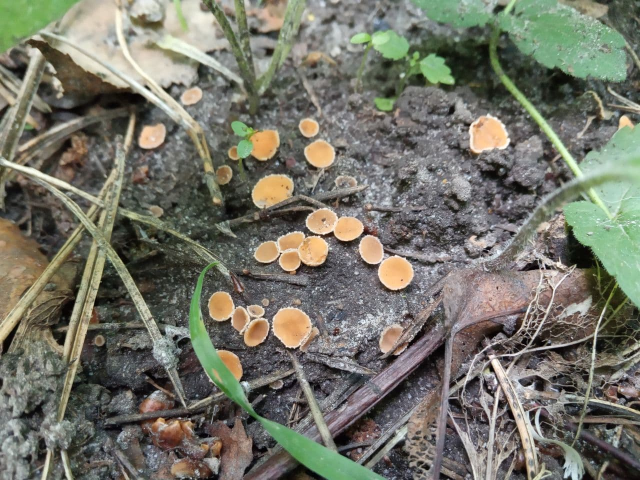
#> input picture Preprocessing/fungi3.jpg, 1280 x 960 px (shown at 1/2 size)
$ python nh_final.py
#> lines starting #> are read from the running program, lines starting #| are printed output that depends on the picture; after the words box and inside, x2 and y2 are one past the last pixel; in counts of white or black regions, pixels touching at a corner belong together; long printed decimals are rounded
# -*- coding: utf-8 -*-
"""NH_final.ipynb

Automatically generated by Colaboratory.

"""

import numpy as np
import pandas as pd
import matplotlib.pyplot as pltfrom
from mpl_toolkits.mplot3d import Axes3D
from matplotlib import colors
#import skimage as skimage

from sklearn.cluster import KMeans

import cv2 as cv2
import matplotlib.pyplot as plt
import pandas as pd
import plotly.express as px

import seaborn as sns

fungiO= cv2.imread('fungi3.jpg')##     Loads an image from a file
#> fungiO is the input picture: shape (960, 1280, 3); mean B, G, R 104.4, 116.4, 116.2
fungi=cv2.GaussianBlur(fungiO,(11,11), 0, 0, cv2.BORDER_DEFAULT) ## рассеяние по Гауссу, нули - стандартное отклонение. Делаем, чтоб границы стали менее дискретными
fig=px.imshow(cv2.cvtColor(fungi,cv2.COLOR_RGB2BGR)) ## конвертация цвета (конвертколор),
fig.show()

"""# Кластеризация Kmeans"""

from time import time
from sklearn.utils import shuffle

my_init = np.array([[30.,40.,50],[60.,70.,20.],[98.,188.,153]]) #затравка для кластеризации, не используется.

fun_flt = np.array(cv2.cvtColor(fungi,cv2.COLOR_RGB2HLS), dtype=np.float64) / 255 #тип элементов массива добавился, поэтому фунги_флоат
w, h, d = original_shape = tuple(fungi.shape) # создаем кортеж, а вот что такое d? density. Это rgb или hls компоненты w x h точек по три праметра в каждой
#> w = 960; h = 1280; d = 3; original_shape = (960, 1280, 3)
assert d == 3 #
image_array = np.reshape(fun_flt, (w * h, d)) # реорганизовываем его
print("Fitting model on a small sub-sample of the data")
t0 = time()
#image_array_sample = shuffle(image_array, random_state=0, n_samples=1_000)
#kmeans = KMeans(n_clusters=3, random_state=0).fit(image_array_sample)
#kmeans = KMeans(n_clusters=3, random_state=0).fit(image_array)
kmeans = KMeans(init=my_init,n_clusters=3,n_init=1,random_state=0).fit(image_array) #число инициализаций равно 1 чтоб результаты были нормальными, а не каждый раз разными
print(f"done in {time() - t0:0.3f}s.")

# Get labels for all points
print("Predicting color indices on the full image (k-means)")
t0 = time()
labels = kmeans.predict(image_array) # supposed to point out closest cluster for the unseen data. Из 3D делает 1мерный массив, заменяя 1-мерной точкой (0, 1, 2: номером кластера) его бывшие координаты (3-мерную цветовую точку)
print(f"done in {time() - t0:0.3f}s.")
print(kmeans.cluster_centers_*255,kmeans.inertia_)
#| [[ 88.490 166.094  59.482]
#|  [108.777  83.906  23.608]
#|  [ 37.436 112.310  11.674]] 47232.544
result = kmeans.labels_.reshape(fungi.shape[0],fungi.shape[1]) #reshape data into the original image dimensions
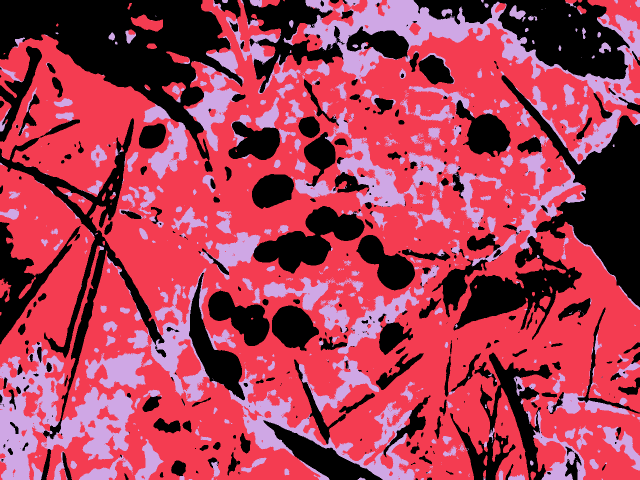
#> result: shape (960, 1280) int32 (shown at 1/2 size); 3 distinct labels, from 0 to 2; one colour per label, 0 black
im_list = list(kmeans.labels_) # обсудить отсюда https://scikit-learn.org/stable/modules/generated/sklearn.cluster.KMeans.html
#> im_list = 1228800 items
print(im_list.count(0),im_list.count(1),im_list.count(2),im_list.count(3))
#| 351325 653683 223792 0
fig=px.imshow(result)
fig.show()

new_mask=result==0 ### Для fungi3   ##_________!!!!!_______
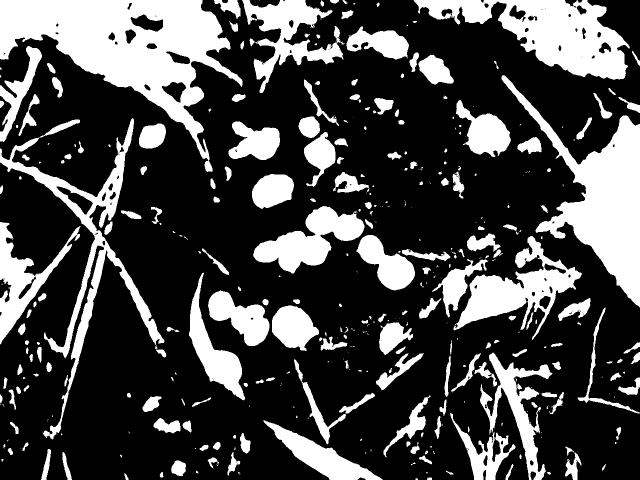
#> new_mask: shape (960, 1280) bool (shown at 1/2 size); 28.6% white; 412 white regions (192 under 20 px), largest, box (x1, y1, x2, y2) and area: (0, 0, 485, 344) 62802, (1003, 150, 1280, 615) 39335, (827, 0, 1260, 160) 31195
new_image=result.copy()
new_image=new_image.astype(np.uint8) # Converted the datatype to np.uint8 (int	0 to 255)
new_image[new_mask]=254 # if newmask == 0 newimage = 254 else meowimage = 1
fig = px.imshow(new_image)
fig.show()

#Mask_Edged=cv2.Canny(cv2.GaussianBlur(new_image, (11,11), 0, 0, cv2.BORDER_DEFAULT),10,200)
Mask_Edged=cv2.Canny(new_image,150,255) #edge detection algorithm
#> Mask_Edged: shape (960, 1280); 3.1% white in thin lines or dots
fig = px.imshow(Mask_Edged)
fig.show()

#Ячейка №5
#Image's Clour Footprints Formation (3 layers)
kernel =cv2.getStructuringElement(cv2.MORPH_CROSS, (2,2)) # Returns a structuring element of the specified size and shape for morphological operations.  https://docs.opencv.org/3.4/d4/d86/group__imgproc__filter.html#gac342a1bb6eabf6f55c803b09268e36dc
Mask_Closed_ = cv2.morphologyEx(Mask_Edged, cv2.MORPH_CLOSE, kernel, iterations = 2) #Performs advanced morphological transformations.  https://docs.opencv.org/4.x/d4/d86/group__imgproc__filter.html#ga67493776e3ad1a3df63883829375201f
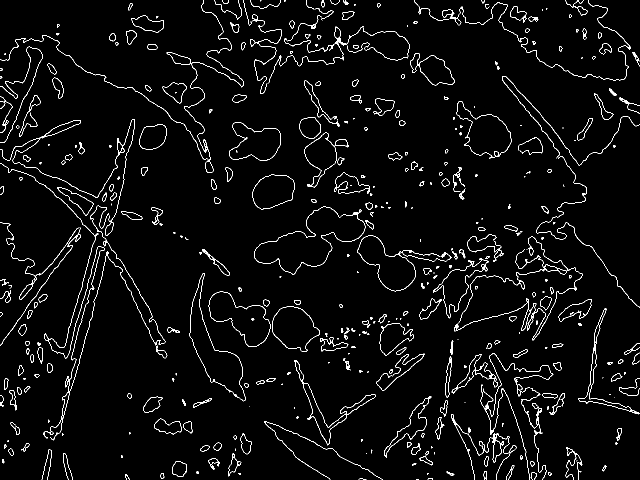
#> Mask_Closed_: shape (960, 1280) (shown at 1/2 size); 3.3% white in thin lines or dots
fig = px.imshow(Mask_Closed_)
fig.show()

#Mask_Closed_ = Mask_Edged.copy()
Color_M=[(255,0,0),(0,255,0),(0,0,255)]
Image_ = fungiO.copy()
R_=[]
result_ = cv2.cvtColor(Image_,cv2.COLOR_RGB2BGR).copy()
Cont_List = [] #лист контуров
contours, hierarchy= cv2.findContours(Mask_Closed_, cv2.RETR_EXTERNAL, cv2.CHAIN_APPROX_NONE) #ищем контуры, только внешние. Цепочная аппроксимация используется если контуры простые, как прямоугольники
#> contours = 390 contours, 160 with area under 20; largest, box (x1, y1, x2, y2) and area: (908, 473, 1166, 681) 16547, (508, 413, 731, 549) 13574, (379, 547, 492, 803) 8658, (417, 583, 541, 694) 7081, (714, 471, 903, 583) 6624
sorted_contours= sorted(contours, key=cv2.contourArea, reverse= True) #упорядочивание по размеру
#> sorted_contours has the same summary as contours
cv2.drawContours(result_, contours,-1, Color_M[0], 2)
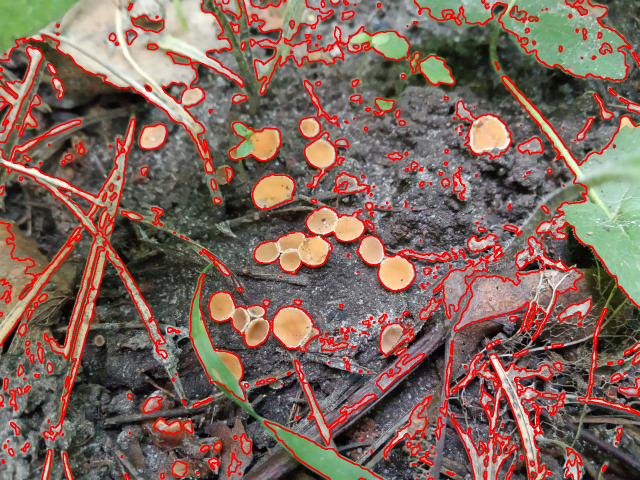
#> result_: shape (960, 1280, 3) (shown at 1/2 size); mean R, G, B 127.4, 101.7, 91.3
for (i,c) in enumerate(sorted_contours):
    x,y,w,h= cv2.boundingRect(c) #заключаем в прямоугольник
    R_.append([x,y,w,h])
    M = cv2.moments(c)
    cx = int(M['m10']/M['m00'])
    cy = int(M['m01']/M['m00'])
    cv2.rectangle(result_,(x, y),(x+w,y+h),Color_M[2],2)
    cv2.circle(result_, (cx, cy), 5, Color_M[2], -1)
    if len(sorted_contours[i]) < 50 : break
    else:Cont_List.append(sorted_contours[i])
#> this loop made 76 passes
#> (x, y, w, h, cx, cy) on passes 1 to 12: (908, 473, 258, 208, 1034, 588), (508, 413, 223, 136, 621, 481), (379, 547, 113, 256, 429, 705), (417, 583, 124, 111, 481, 635), (714, 471, 189, 112, 775, 528), (913, 202, 111, 116, 971, 266), (545, 612, 95, 92, 587, 655), (458, 244, 104, 78, 511, 285), (505, 349, 85, 71, 546, 382), (866, 516, 112, 121, 916, 569), (609, 265, 89, 111, 644, 309), (820, 106, 90, 65, 866, 139)
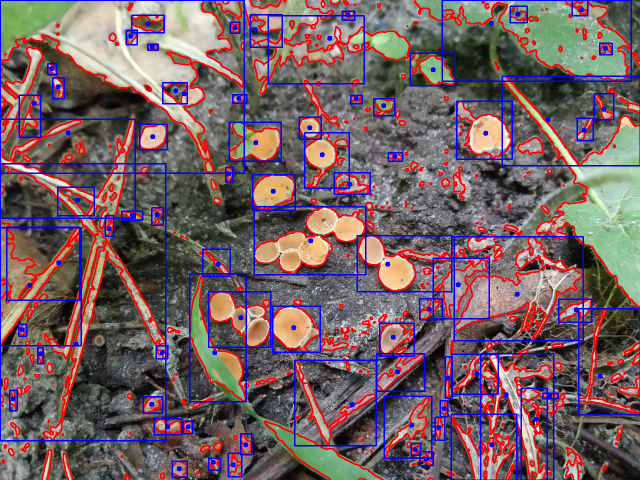
#> result_: shape (960, 1280, 3) (shown at 1/2 size); 6.19% of pixels changed, all inside (x1, y1, x2, y2) = (0, 0, 1280, 960)
#> after the loop, Cont_List = 75 contours; largest, box (x1, y1, x2, y2) and area: (908, 473, 1166, 681) 16547, (508, 413, 731, 549) 13574, (379, 547, 492, 803) 8658, (417, 583, 541, 694) 7081, (714, 471, 903, 583) 6624; R_ = 76 items, first 6: [908, 473, 258, 208], [508, 413, 223, 136], [379, 547, 113, 256], [417, 583, 124, 111], [714, 471, 189, 112], [913, 202, 111, 116]
plt.figure(figsize=(16,24))
plt.imshow(result_)

#Cont_List[50] #координаты меняются на 1 (или 1;1)

#Creation of Pandas dataframe form R_ list
R_dfs = pd.DataFrame(R_,columns=["x", "y", "w","h"])
#> R_dfs = table of 76 rows and 4 columns
#x,y и X,Y  - координаты диагонали
R_dfs.insert(4,'X',R_dfs.x + R_dfs.w)
R_dfs.insert(5,'Y',R_dfs.y + R_dfs.h)
#R_dfs.head()
#Удаляем слишком большие прямоугольники
#R_dfsh=R_dfs.loc[R_dfs.S < 1220000]
#R_dfsh.shape
#Перенумеровываем строки - прямоугольники
#R_dfsr=R_dfsh.reset_index()

Corn_df = R_dfs.get(['x','y','X','Y'])
#> Corn_df = table of 76 rows and 4 columns
#Corn_df.head()
records = Corn_df.to_records()
#Это лист перекрывающих прямоугольников
Corners_List = list(records)
#> Corners_List = 76 items
Corners_List[0]

#x,y - координаты верхнего левого угла
#X,Y - координаты нижнего правого угла
result_ = cv2.cvtColor(Image_,cv2.COLOR_RGB2BGR).copy()
for i_c,x_c,y_c,X_c,Y_c in Corners_List:
  cx=int((X_c-x_c)/2+x_c)
  cy=int((Y_c-y_c)/2+y_c)
  cv2.rectangle(result_,(x_c, y_c),(X_c,Y_c),Color_M[0],2)
#cv2.circle(result_, (cx, cy), 10, (255,255,255), -1)
  cv2.putText(result_, str(i_c), (cx, cy),cv2.FONT_HERSHEY_SIMPLEX,0.6,(255,255,255),3,cv2.LINE_AA)
  cv2.putText(result_, str(i_c), (cx, cy),cv2.FONT_HERSHEY_SIMPLEX,0.6,(0,0,255),1,cv2.LINE_AA)
#> this loop made 76 passes
#> (x_c, y_c, X_c, Y_c, cx, cy) on passes 1 to 12: (908, 473, 1166, 681, 1037, 577), (508, 413, 731, 549, 619, 481), (379, 547, 492, 803, 435, 675), (417, 583, 541, 694, 479, 638), (714, 471, 903, 583, 808, 527), (913, 202, 1024, 318, 968, 260), (545, 612, 640, 704, 592, 658), (458, 244, 562, 322, 510, 283), (505, 349, 590, 420, 547, 384), (866, 516, 978, 637, 922, 576), (609, 265, 698, 376, 653, 320), (820, 106, 910, 171, 865, 138)
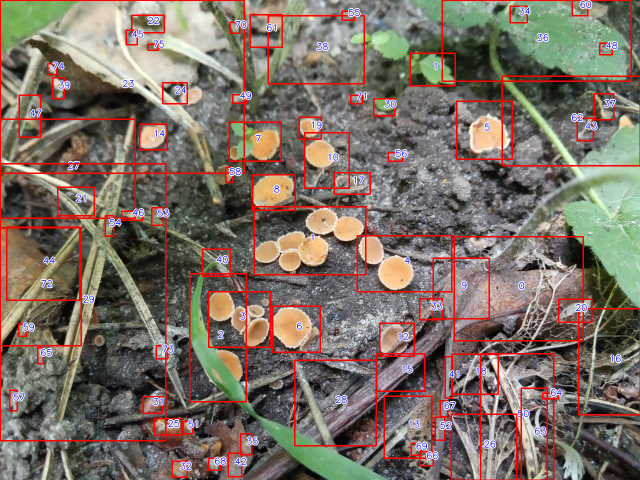
#> result_: shape (960, 1280, 3) (shown at 1/2 size); mean R, G, B 125, 111.3, 101.4
cv2.drawContours(result_, sorted_contours[2],-1, Color_M[0], 2)
#> result_: shape (960, 1280, 3); 0.13% of pixels changed, all inside (x1, y1, x2, y2) = (381, 549, 491, 802)
plt.figure(figsize=(16,24))
plt.imshow(result_)

C_Num=6
Frame_= Corn_df.iloc[C_Num]
NewImage_=Image_[Frame_.y:Frame_.Y,Frame_.x:Frame_.X,:]
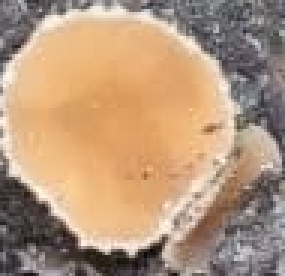
#> NewImage_: shape (92, 95, 3) (shown 3 times larger); mean B, G, R 123.6, 150.6, 180.8
NewImage_L=cv2.cvtColor(NewImage_,cv2.COLOR_RGB2HLS)
#> NewImage_L: shape (92, 95, 3); mean of channels 0, 1, 2 111.3, 152.1, 103.2
#NewImage_L=cv2.cvtColor(NewImage_,cv2.COLOR_BGR2HLS)
NewImage_S=cv2.cvtColor(NewImage_,cv2.COLOR_RGB2HSV)
#> NewImage_S: shape (92, 95, 3); mean H, S, V 111.3, 72.4, 181.2
fig = px.imshow(cv2.cvtColor(NewImage_,cv2.COLOR_RGB2BGR))
#fig = px.imshow(cv2.cvtColor(NewImage_,cv2.COLOR_RGB2HLS))
fig.show()

from numpy.ma.core import reshape

NewRows_df=pd.DataFrame(columns=['cOunt','mEan','sTd','Q25','Q50','Q75','WH'])
#NewRows_df.head()
Dist_HLSdf=Corn_df.copy()
#> Dist_HLSdf = table of 76 rows and 4 columns
#> (the run stopped early here; a loop or call above may not have finished)
